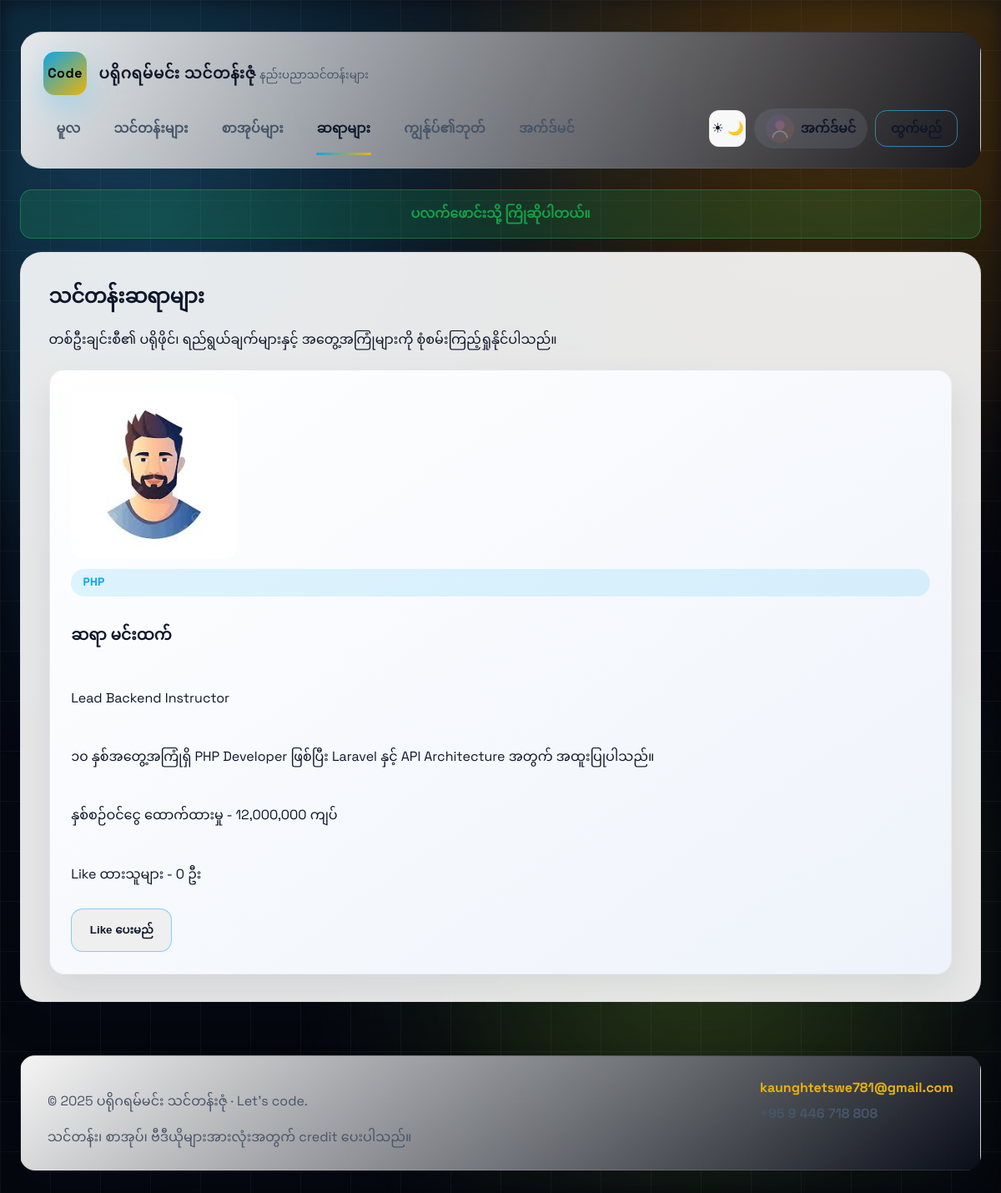
Screenshot of /instructors.php (signed in) with the database file from the repository.
### tables this page shows
CREATE TABLE IF NOT EXISTS users (
    id INT AUTO_INCREMENT PRIMARY KEY,
    name VARCHAR(120) NOT NULL,
    email VARCHAR(160) NOT NULL UNIQUE,
    password_hash VARCHAR(255) NOT NULL,
    avatar_path VARCHAR(255) DEFAULT NULL,
    role ENUM('student', 'instructor', 'admin') NOT NULL DEFAULT 'student',
    created_at TIMESTAMP DEFAULT CURRENT_TIMESTAMP
);

CREATE TABLE IF NOT EXISTS instructors (
    id INT AUTO_INCREMENT PRIMARY KEY,
    user_id INT NULL,
    display_name VARCHAR(150) NOT NULL,
    primary_language VARCHAR(80) NOT NULL,
    title VARCHAR(160),
    bio TEXT,
    annual_income INT DEFAULT 0,
    photo_url VARCHAR(255),
    created_at TIMESTAMP DEFAULT CURRENT_TIMESTAMP,
    FOREIGN KEY (user_id) REFERENCES users(id) ON DELETE SET NULL
);

### includes/functions.php (called while the page is built, shortened)
<?php
function current_user(PDO $pdo): ?array
{
    static $cachedUser = null;
    if ($cachedUser && $cachedUser['id'] === $_SESSION['user_id']) {
        return $cachedUser;
    }
    $stmt = $pdo->prepare('SELECT * FROM users WHERE id = ? LIMIT 1');
    $stmt->execute([$_SESSION['user_id']]);
    $cachedUser = $stmt->fetch() ?: null;
    return $cachedUser;
}
function is_admin(PDO $pdo): bool
{
    $user = current_user($pdo);
    return $user && $user['role'] === 'admin';
}
function avatar_url(?array $user): string
{
    return 'assets/images/avatar-placeholder.svg';
}
function h(string $text): string
{
    return htmlspecialchars($text, ENT_QUOTES, 'UTF-8');
}
function get_flash(string $key): ?string
{
    if (!empty($_SESSION['flash'][$key])) {
        $message = $_SESSION['flash'][$key];
        return $message;
    }
    return null;
}
function format_currency(int $amount): string
{
    return number_format($amount, 0, '.', ',') . ' ကျပ်';
}

### instructors.php (the view, shortened to what this page needs)
<?php
require __DIR__ . '/partials/header.php';
$stmt = $pdo->query('
    SELECT i.*, u.name AS user_name, u.avatar_path,
           (SELECT COUNT(*) FROM instructor_likes WHERE instructor_id = i.id) AS likes
    FROM instructors i
    LEFT JOIN users u ON i.user_id = u.id
    ORDER BY likes DESC, i.display_name
');
$instructors = $stmt->fetchAll();
$currentUser = current_user($pdo);
?>
<section class="section">
    <h1>သင်တန်းဆရာများ</h1>
    <p>တစ်ဦးချင်းစီ၏ ပရိုဖိုင်၊ ရည်ရွယ်ချက်များနှင့် အတွေ့အကြုံများကို စုံစမ်းကြည့်ရှုနိုင်ပါသည်။</p>
    <div class="cards">
        <?php foreach ($instructors as $instructor): ?>
            <article class="card reveal">
                <?php
                $photo = $instructor['avatar_path'] ?: ($instructor['photo_url'] ?? '');
                ?>
                <?php if (!empty($photo)): ?>
                    <img src="<?= h($photo); ?>" alt="<?= h($instructor['display_name']); ?>" style="width:100%;max-width:200px;border-radius:1rem;object-fit:cover;">
                <?php endif; ?>
                <?php $isOwnProfile = $currentUser && (int) $instructor['user_id'] === (int) $currentUser['id']; ?>
                <span class="tag"><?= h($instructor['primary_language']); ?></span>
                <h3><?= h($instructor['display_name']); ?></h3>
                <p><?= h($instructor['title']); ?></p>
                <p><?= nl2br(h($instructor['bio'])); ?></p>
                <p>နှစ်စဉ်ဝင်ငွေ ထောက်ထားမှု - <?= format_currency((int)$instructor['annual_income']); ?></p>
                <p>Like ထားသူများ - <?= h($instructor['likes']); ?> ဦး</p>
                <?php if ($currentUser && !$isOwnProfile): ?>
                    <form method="post" action="actions/like_instructor.php">
                        <button class="btn-ghost" type="submit">Like ပေးမည်</button>
                    </form>
                <?php elseif ($isOwnProfile): ?>
                    <small class="muted-text">မိမိပရိုဖိုင်ထက် အခြားဆရာများအား လိုက်ကို မျှဝေပါ။</small>
                <?php else: ?>
                    <small>Like မလုပ်ခင် <a href="login.php">ဝင်ရောက်ပါ</a></small>
                <?php endif; ?>
            </article>
        <?php endforeach; ?>
    </div>
</section>
<?php require __DIR__ . '/partials/footer.php'; ?>

### partials/header.php (shortened to what this page needs)
<?php
require_once __DIR__ . '/../includes/functions.php';
$currentUser = current_user($pdo);
$flashSuccess = get_flash('success');
?>
<!DOCTYPE html>
<html lang="my">
<head>
    <link rel="stylesheet" href="assets/css/style.css?v=3">
</head>
<body data-theme="dark">
<div class="site-shell">
    <header class="site-header">
        <a class="brand" href="index.php">
            <span class="brand-badge">Code</span>
            <div class="brand-meta">
                <strong><?= APP_TITLE; ?></strong>
                <small>နည်းပညာသင်တန်းများ</small>
            </div>
        </a>
        <nav class="main-nav">
            <div class="nav-links">
                <a href="index.php"<?= basename($_SERVER['PHP_SELF']) === 'index.php' ? ' class="active"' : ''; ?>>မူလ</a>
                <a href="courses.php"<?= basename($_SERVER['PHP_SELF']) === 'courses.php' ? ' class="active"' : ''; ?>>သင်တန်းများ</a>
                <a href="books.php"<?= basename($_SERVER['PHP_SELF']) === 'books.php' ? ' class="active"' : ''; ?>>စာအုပ်များ</a>
                <a href="instructors.php"<?= basename($_SERVER['PHP_SELF']) === 'instructors.php' ? ' class="active"' : ''; ?>>ဆရာများ</a>
                <?php if ($currentUser): ?>
                    <a href="dashboard.php"<?= basename($_SERVER['PHP_SELF']) === 'dashboard.php' ? ' class="active"' : ''; ?>>ကျွန်ုပ်၏ဘုတ်</a>
                    <?php if (is_admin($pdo)): ?>
                        <a href="admin.php"<?= basename($_SERVER['PHP_SELF']) === 'admin.php' ? ' class="active"' : ''; ?>>အက်ဒ်မင်</a>
                    <?php endif; ?>
                <?php endif; ?>
            </div>
            <div class="nav-actions">
                <button class="theme-toggle" type="button" id="themeToggle" aria-label="Toggle theme">
                    <span class="sun">☀</span><span class="moon">🌙</span>
                </button>
                <?php if ($currentUser): ?>
                    <a class="avatar-chip" href="dashboard.php">
                        <img src="<?= avatar_url($currentUser); ?>" alt="<?= h($currentUser['name']); ?>">
                        <span><?= h($currentUser['name']); ?></span>
                    </a>
                    <a href="logout.php" class="btn-ghost btn-small">ထွက်မည်</a>
                <?php else: ?>
                    <a href="register.php" class="btn btn-small">စာရင်းသွင်း</a>
                    <a href="login.php" class="btn-ghost btn-small">လော့ဂ်အင်</a>
                <?php endif; ?>
            </div>
        </nav>
    </header>
    <?php if ($flashSuccess): ?>
        <div class="flash flash-success"><?= h($flashSuccess); ?></div>
    <?php endif; ?>
    <main class="site-main">

### rows the page displays
users: name "အက်ဒ်မင်"
instructors: photo_url (picture), primary_language "PHP", display_name "ဆရာ မင်းထက်", title "Lead Backend Instructor", bio "၁၀ နှစ်အတွေ့အကြုံရှိ PHP Developer ဖြစ်ပြီး Laravel နှင့် API Architecture အတွက် အထူးပြုပါသည်။", annual_income "12,000,000 ကျပ်", likes "0"

### other values shown
APP_TITLE "ပရိုဂရမ်မင်း သင်တန်းဇုံ"
$flashSuccess "ပလက်ဖောင်းသို့ ကြိုဆိုပါတယ်။"
